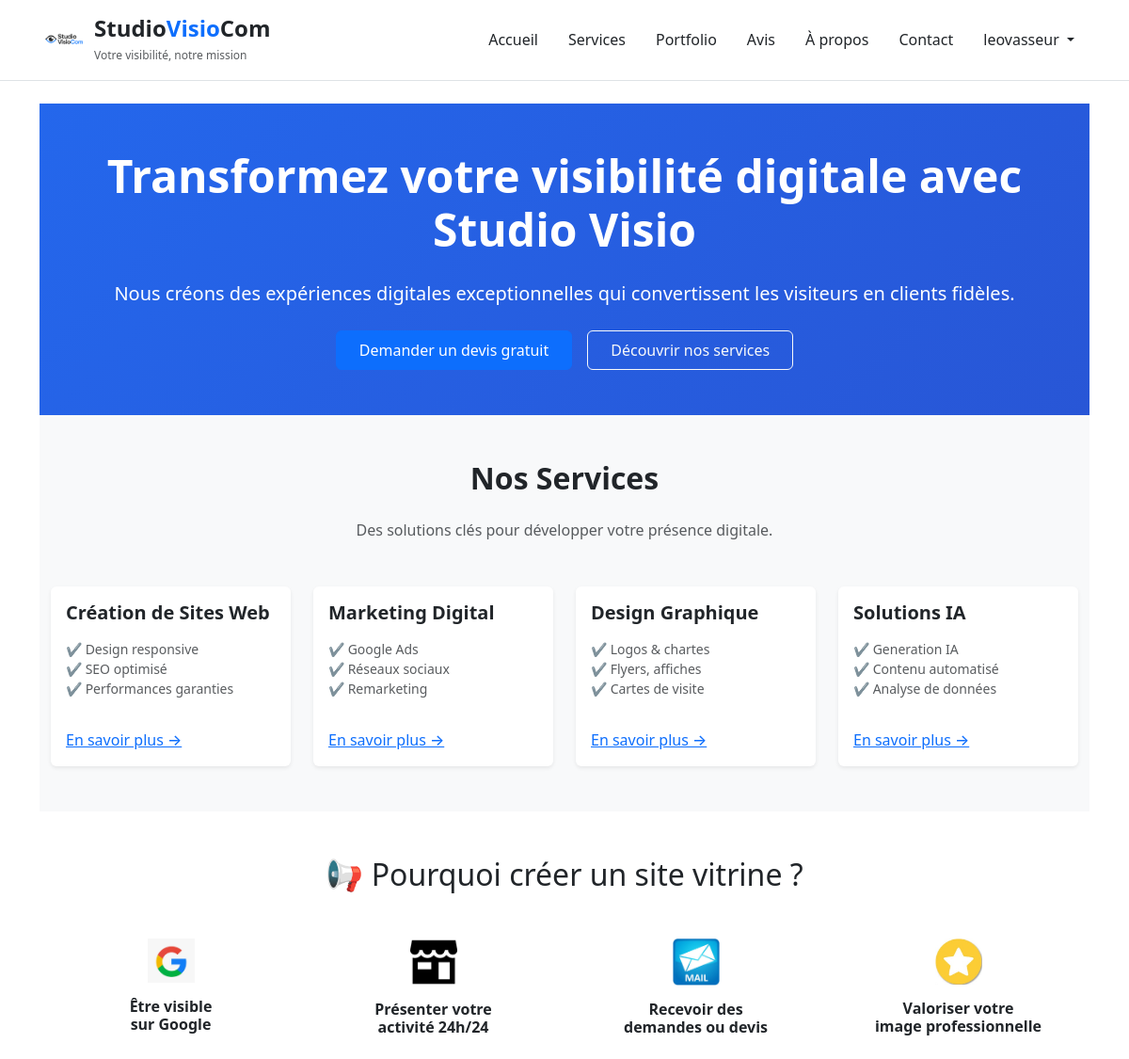
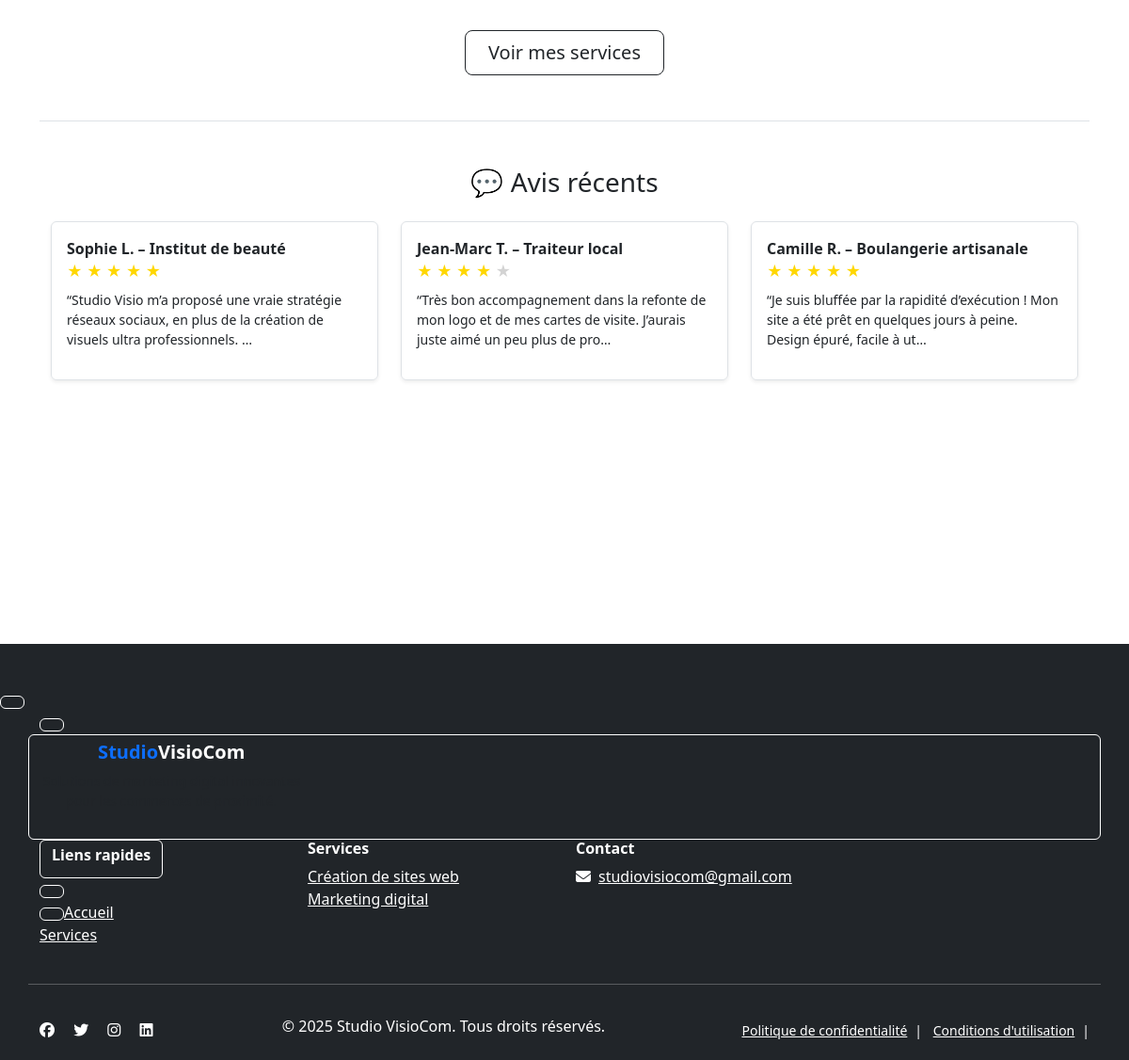
The app's page / (signed in) with its own data (2 pictures, top to bottom).
### main/models.py (models this page shows, shortened)
class Avis(models.Model):
    nom = models.CharField(max_length=100)
    commentaire = models.TextField()
    note = models.IntegerField(choices=[(i, f"{i} étoile{'s' if i > 1 else ''}") for i in range(1, 6)])
    date = models.DateTimeField(auto_now_add=True)

### main/views.py (the view)
# urls.py: path('', views.index, name='index'),
def index(request):
    derniers_avis = Avis.objects.order_by('-date')[:3]
    return render(request, 'main/index.html', {'derniers_avis': derniers_avis})

### main/templates/main/index.html
{% extends 'main/base.html' %}
{% load static %}
{% block content %}
<section class="py-5 text-white" style="background: linear-gradient(135deg, #2467ec, #2856d6);">
    <div class="container text-center">
        <h1 class="fw-bold display-5 mb-4">Transformez votre visibilité digitale avec Studio Visio</h1>
        <p class="lead mb-4">Nous créons des expériences digitales exceptionnelles qui convertissent les visiteurs en clients fidèles.</p>
        <div class="d-flex justify-content-center gap-3 flex-wrap">
            <a href="/contact/" class="btn btn-primary px-4 py-2">Demander un devis gratuit</a>
            <a href="/services/" class="btn btn-outline-light px-4 py-2">Découvrir nos services</a>
        </div>
    </div>
</section>
<section class="py-5 bg-light">
    <div class="container text-center">
        <h2 class="fw-bold mb-4">Nos Services </h2>
        <p class="text-muted mb-5">Des solutions clés pour développer votre présence digitale.</p>
        <div class="row g-4">
            <div class="col-md-6 col-lg-3">
                <div class="card service-card h-100 border-0 shadow-sm">
                    <div class="card-body text-start">
                        <h5 class="fw-bold">Création de Sites Web</h5>
                        <ul class="list-unstyled small text-muted mt-3">
                            <li>✔️ Design responsive</li>
                            <li>✔️ SEO optimisé</li>
                            <li>✔️ Performances garanties</li>
                        </ul>
                        <a href="/services/site-vitrine/" class="text-primary fw-medium mt-3 d-inline-block">En savoir plus →</a>
                    </div>
                </div>
            </div>
            <div class="col-md-6 col-lg-3">
                <div class="card service-card h-100 border-0 shadow-sm">
                    <div class="card-body text-start">
                        <h5 class="fw-bold">Marketing Digital</h5>
                        <ul class="list-unstyled small text-muted mt-3">
                            <li>✔️ Google Ads</li>
                            <li>✔️ Réseaux sociaux</li>
                            <li>✔️ Remarketing</li>
                        </ul>
                        <a href="/services/marketing/" class="text-primary fw-medium mt-3 d-inline-block">En savoir plus →</a>
                    </div>
                </div>
            </div>
            <div class="col-md-6 col-lg-3">
                <div class="card service-card h-100 border-0 shadow-sm">
                    <div class="card-body text-start">
                        <h5 class="fw-bold">Design Graphique</h5>
                        <ul class="list-unstyled small text-muted mt-3">
                            <li>✔️ Logos & chartes</li>
                            <li>✔️ Flyers, affiches</li>
                            <li>✔️ Cartes de visite</li>
                        </ul>
                        <a href="/services/design-graphique/" class="text-primary fw-medium mt-3 d-inline-block">En savoir plus →</a>
                    </div>
                </div>
            </div>
            <div class="col-md-6 col-lg-3">
                <div class="card service-card h-100 border-0 shadow-sm">
                    <div class="card-body text-start">
                        <h5 class="fw-bold">Solutions IA</h5>
                        <ul class="list-unstyled small text-muted mt-3">
                            <li>✔️ Generation IA</li>
                            <li>✔️ Contenu automatisé</li>
                            <li>✔️ Analyse de données</li>
                        </ul>
                        <a href="/services/solutions-ia/" class="text-primary fw-medium mt-3 d-inline-block">En savoir plus →</a>
                    </div>
                </div>
            </div>
        </div>
    </div>
</section>
<section class="container py-5">
    <h2 class="text-center mb-5">📢 Pourquoi créer un site vitrine ?</h2>
    <div class="row g-4 text-center">
        <div class="col-md-3 col-6">
            <img src="{% static 'main/images/google.jpeg' %}" alt="Google" width="50" class="mb-3">
            <h6 class="fw-bold">Être visible<br>sur Google</h6>
        </div>
        <div class="col-md-3 col-6">
            <img src="{% static 'main/images/shop.png' %}" alt="Boutique" width="50" class="mb-3">
            <h6 class="fw-bold">Présenter votre<br>activité 24h/24</h6>
        </div>
        <div class="col-md-3 col-6">
            <img src="{% static 'main/images/mail.jpeg' %}" alt="Email" width="50" class="mb-3">
            <h6 class="fw-bold">Recevoir des<br>demandes ou devis</h6>
        </div>
        <div class="col-md-3 col-6">
            <img src="{% static 'main/images/star.jpeg' %}" alt="Étoile" width="50" class="mb-3">
            <h6 class="fw-bold">Valoriser votre<br>image professionnelle</h6>
        </div>
    </div>
    <div class="text-center mt-5">
        <a href="/services/" class="btn btn-outline-dark btn-lg px-4">Voir mes services</a>
    </div>
</section>
<section class="bg-white py-5 border-top">
    <div class="container">
        <h3 class="text-center mb-4">💬 Avis récents</h3>
        {% if derniers_avis %}
            <div class="row justify-content-center">
                {% for avis in derniers_avis %}
                    <div class="col-md-4 mb-3">
                        <div class="border rounded p-3 h-100 shadow-sm">
                            <strong>{{ avis.nom }}</strong><br>
                            <div class="mb-2">
                            {% for i in "12345"|make_list %}
                                {% if avis.note|stringformat:"i" >= i %}
                                    <span style="color: gold;">★</span>
                                {% else %}
                                    <span style="color: lightgray;">★</span>
                                {% endif %}
                            {% endfor %}
                            </div>
                            <p class="small">{{ avis.commentaire|truncatechars:120 }}</p>
                        </div>
                    </div>
                {% endfor %}
            </div>
        {% else %}
            <p class="text-center text-muted mt-4">Encore aucun avis, soyez le premier à donner le vôtre !</p>
        {% endif %}
        <div class="text-center mt-4">
            <a href="/avis/" class="btn btn-outline-light border-white text-white">
        </div>
    </div>
</section>
{% endblock %}

### main/templates/main/base.html (shortened to what this page needs)
<!DOCTYPE html>
<html lang="fr">
<head>
{% load static %}
<link rel="stylesheet" href="{% static 'main/css/style_studiovisiocom.css' %}">
    <link href="https://cdn.jsdelivr.net/npm/bootstrap@5.3.3/dist/css/bootstrap.min.css" rel="stylesheet">
    <link rel="stylesheet" href="https://cdnjs.cloudflare.com/ajax/libs/font-awesome/6.5.0/css/all.min.css">
</head>
<body>
<header class="bg-white border-bottom">
    <div class="container d-flex justify-content-between align-items-center py-3">
        <a href="/" class="d-flex align-items-center text-dark text-decoration-none">
            <img src="{% static 'main/images/logo.png' %}" alt="Logo Studio VisioCom" width="50" height="50" class="me-2">
            <div>
                <h1 class="h4 mb-0 fw-bold">Studio<span class="text-primary">Visio</span>Com</h1>
                <small class="text-muted" style="font-size: 0.75rem;">Votre visibilité, notre mission</small>
            </div>
        </a>
        <nav class="d-none d-md-flex">
            <ul class="nav">
                <li class="nav-item"><a href="/" class="nav-link text-dark fw-medium px-3">Accueil</a></li>
                <li class="nav-item"><a href="/services/" class="nav-link text-dark fw-medium px-3">Services</a></li>
                <li class="nav-item"><a href="/portfolio/" class="nav-link text-dark fw-medium px-3">Portfolio</a></li>
                <li class="nav-item"><a href="/avis/" class="nav-link text-dark fw-medium px-3">Avis</a></li>
                <li class="nav-item"><a href="/a-propos/" class="nav-link text-dark fw-medium px-3">À propos</a></li>
                <li class="nav-item"><a href="/contact/" class="nav-link text-dark fw-medium px-3">Contact</a></li>
                {% if user.is_authenticated %}
                    <li class="nav-item dropdown">
                        <a class="nav-link dropdown-toggle text-dark fw-medium px-3" href="#" role="button" data-bs-toggle="dropdown">
                            {{ user.username }}
                        </a>
                    </li>
                {% else %}
                    <li class="nav-item"><a href="{% url 'login' %}?next=/mon-compte/" class="nav-link text-dark fw-medium px-3">Connexion</a></li>
                {% endif %}
            </ul>
        </nav>
    </div>
</header>
<main class="container py-4">
    {% block content %}
    {% endblock %}
</main>
<footer class="bg-dark text-white pt-5 pb-3 mt-5">
    <div class="container">
        <div class="row">
            <div class="col-md-3 mb-4">
                <h5 class="fw-bold"><span class="text-primary">Studio</span>VisioCom</h5>
                <p class="text-muted small">Solutions de marketing digital innovantes pour les commerces de proximité.</p>
            </div>
            <div class="col-md-3 mb-4">
                <h6 class="fw-bold">Liens rapides</h6>
                <ul class="list-unstyled">
                    <li><a href="/" class="text-white footer-link">Accueil</a></li>
                    <li><a href="/services/" class="text-white footer-link">Services</a></li>
                </ul>
            </div>
            <div class="col-md-3 mb-4">
                <h6 class="fw-bold">Services</h6>
                <ul class="list-unstyled">
                    <li><a href="/services/site-vitrine/" class="text-white footer-link">Création de sites web</a></li>
                    <li><a href="/services/marketing/" class="text-white footer-link">Marketing digital</a></li>
                </ul>
            </div>
            <div class="col-md-3 mb-4">
                <h6 class="fw-bold">Contact</h6>
                <p><i class="fa-solid fa-envelope me-2"></i><a href="mailto:studiovisiocom@gmail.com" class="text-white footer-link">studiovisiocom@gmail.com</a></p>
            </div>
            <hr class="bg-secondary">
            <div class="d-flex flex-column flex-md-row justify-content-between align-items-center mt-3">
                <div class="mb-2 mb-md-0">
                    <a href="#" class="text-white me-3"><i class="fab fa-facebook"></i></a>
                    <a href="#" class="text-white me-3"><i class="fab fa-twitter"></i></a>
                    <a href="#" class="text-white me-3"><i class="fab fa-instagram"></i></a>
                    <a href="#" class="text-white"><i class="fab fa-linkedin"></i></a>
                </div>
                <div class="text-center mb-2">
                    <p class="mb-0">© 2025 Studio VisioCom. Tous droits réservés.</p>
                </div>
                <div class="text-center small">
                    <a href="/confidentialite/" class="text-white footer-link mx-2">Politique de confidentialité</a>|
                    <a href="/conditions/" class="text-white footer-link mx-2">Conditions d'utilisation</a>|
                </div>
            </div>
        </div>
    </div>
</footer>
</body>
</html>

### main/static/main/css/style_studiovisiocom.css (style rules this page uses)
:root { --fond-noir: #1C1C1C; --noir: #000000; --bleu-electrique: #007CFA; --gris-clair: #CCCCCC; --blanc-casse: #F5F5F5; }
body { background-color: var(--fond-noir); color: var(--gris-clair); font-family: 'Poppins', sans-serif; }
h1, h2, h3, h4 { color: var(--noir); }
a, .text-accent, .btn-primary { color: var(--bleu-electrique); }
.btn-primary { background-color: var(--bleu-electrique); border: none; }
.service-card { transition: transform 0.3s ease, box-shadow 0.3s ease; }
footer { background-color: var(--noir); color: var(--gris-clair); }

### records on screen
Avis: nom "Sophie L. – Institut de beauté", note 5 (drawn), commentaire "“Studio Visio m’a proposé une vraie stratégie réseaux sociaux, en plus de la création de visuels ultra professionnels. …"
Avis: nom "Jean-Marc T. – Traiteur local", note 4 (drawn), commentaire "“Très bon accompagnement dans la refonte de mon logo et de mes cartes de visite. J’aurais juste aimé un peu plus de pro…"
Avis: nom "Camille R. – Boulangerie artisanale", note 5 (drawn), commentaire "“Je suis bluffée par la rapidité d’exécution ! Mon site a été prêt en quelques jours à peine. Design épuré, facile à ut…"

### other values on screen
{{ user.username }} "leovasseur"
